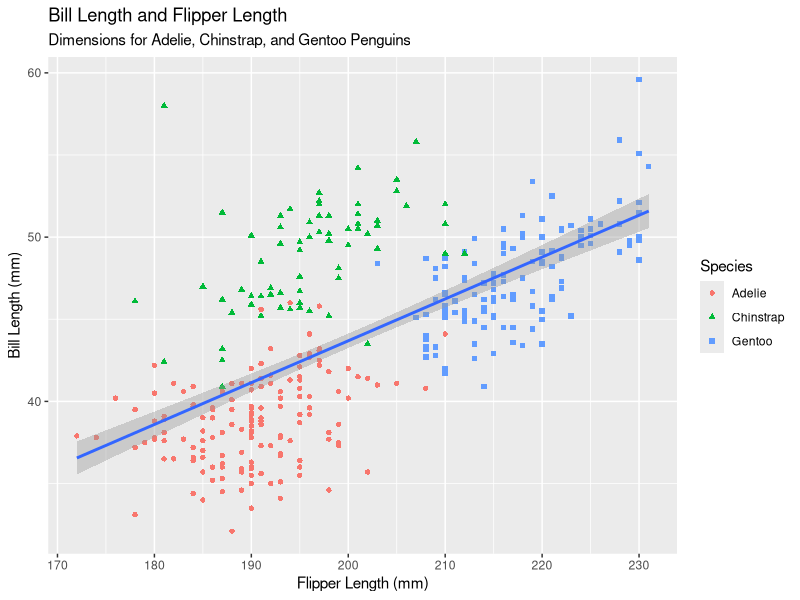

R code for this plot: (Note: this script raises an error after producing the figure.)
## ---- chunk 1
#| label: setup
#| message: false
library(tidyverse)
library(palmerpenguins)
## ---- chunk 2
# Make your agreed-upon plot here, e.g.:
# penguins |> ggplot(aes(x = species, y = body_mass_g, fill = species)) + geom_boxplot()
## ---- chunk 3
glimpse(penguins)
ggplot(data = penguins, mapping = aes(x=flipper_length_mm, y=bill_length_mm)) + 
  geom_point(mapping = aes(color=species, shape=species)) + 
  geom_smooth(method="lm") + 
  labs(title="Bill Length and Flipper Length", 
       subtitle="Dimensions for Adelie, Chinstrap, and Gentoo Penguins" , 
       x= "Flipper Length (mm)", 
       y= "Bill Length (mm)", 
       color = "Species", 
       shape = "Species")
## ---- chunk 4
penguinsdt |> 
ggplot(aes(x = bill_length_mm, y = body_mass_g, color = species)) +
     geom_point() +
     labs(
          title = "Bill Length and Body Mass Compared by Species",
          x = "Bill Length (mm)",
          y = "Body Mass (g)")
## ---- chunk 5
ggplot(data = penguins, mapping = aes(x = species, y = body_mass_g, fill = species)) +
  geom_boxplot() +
  labs(title = "Body Mass by Species",
       x = "Species",
       y = "Body Mass (g)",
       fill = "Species")
